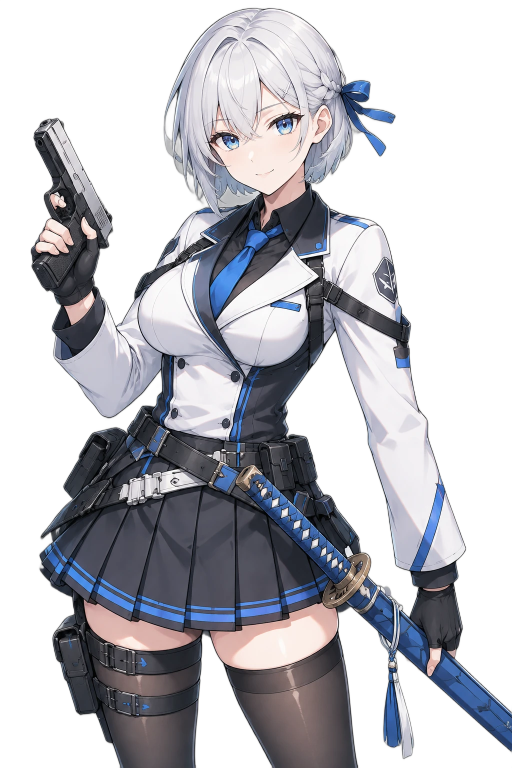
#> input picture pipeline/lab-assets/_repair/aya-orig.png, 1024 x 1536 px (shown at 1/2 size)
$ python -i gen_shop_cards.py   (imports and definitions only)
#> lines starting #> are read from the running program, lines starting #| are printed output that depends on the picture
"""商店皮肤的常服卡面。只调用 GPT /images/edits，不用 Grok。

局内 Q 版贴图不改。卡面已存在就跳过，一条只生成一次。
"""

import base64
import json
import subprocess
import sys
import time
from pathlib import Path

from PIL import Image

from masked_edit import BASE, KEY, PROXY, UA

ART = Path(r"E:\deepseek工作区\game-lab\sakurayo\latest\android-app\app\src\main\assets\game\art")
GACHA = ART / "gacha"
WORK = Path(r"E:\deepseek工作区\game-lab\assets\keyframes\shop-cards")
LOG = WORK / "log.txt"
STYLE = GACHA / "fashion_sayo_plain.webp"

WHO = {
    "sayo": "the purple-haired shrine gunner with violet eyes and one white sakura assault rifle",
    "aya": "the silver-haired officer with blue eyes, a blue hair ribbon, one pistol and one sheathed katana",
    "rion": "the black-haired swordswoman with red eyes, red hair ribbons and one sheathed katana",
}
CLOTH = {
    "techcoat": "a long neon-cyan tactical trench coat with faint circuit lines",
    "biodress": "a crimson biotech gown with organic vein patterns",
    "psirobe": "a starlight-purple psychic robe with constellation trim",
    "idol": "an apocalyptic stage costume with bright panels and a short cape",
    "apron": "a practical alchemy apron over her clothes, with reagent bottles",
    "summon": "a loose ghost-summoning night robe covered in paper talismans",
    "haori": "a dark kendo-club haori with wide sleeves",
    "festival": "a red-and-white festival miko outfit with sakura cords and a flower pin",
}
JOBS = []
# [3 lines not run here, left out]


# [5 lines left out: function log, not called in this run]


def sheet(idle: Path) -> Path:
#> called with idle = '../lab-assets/_repair/aya-orig.png'
    src = Image.open(idle).convert("RGBA")
    canvas = Image.new("RGB", (1024, 1536), (18, 12, 36))
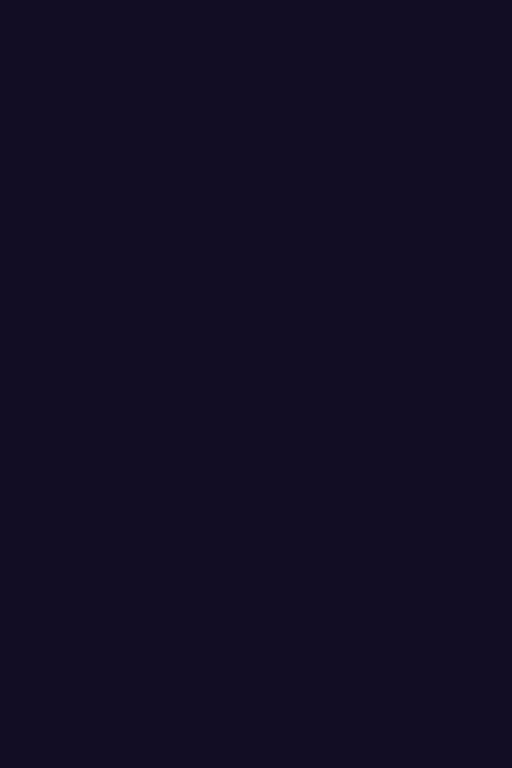
#> canvas: PIL image 1024x1536 RGB (shown at 1/2 size); mean R, G, B 18, 12, 36
    sprite = src.resize((720, 720), Image.Resampling.LANCZOS)
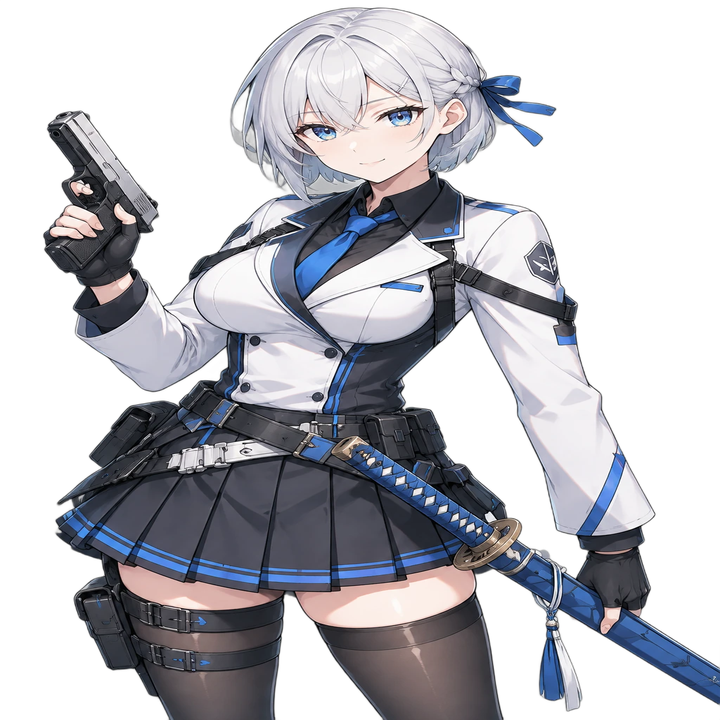
#> sprite: PIL image 720x720 RGBA; mean R, G, B, A 187.6, 187.9, 193.8, 255
    canvas.paste(sprite, (152, 280), sprite.split()[-1])
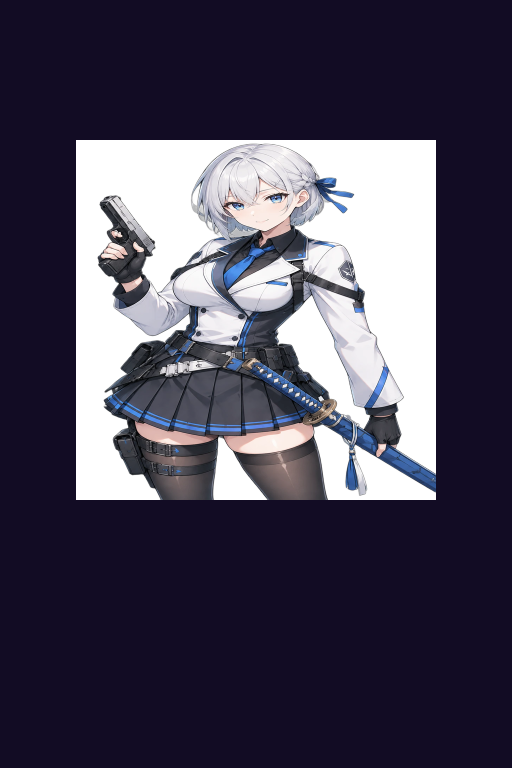
#> canvas: PIL image 1024x1536 RGB (shown at 1/2 size); mean R, G, B 73.9, 70, 88
#> (the run stopped early here; a loop or call above may not have finished)

$ run again, on pipeline/lab-assets/_repair/rion-orig.png
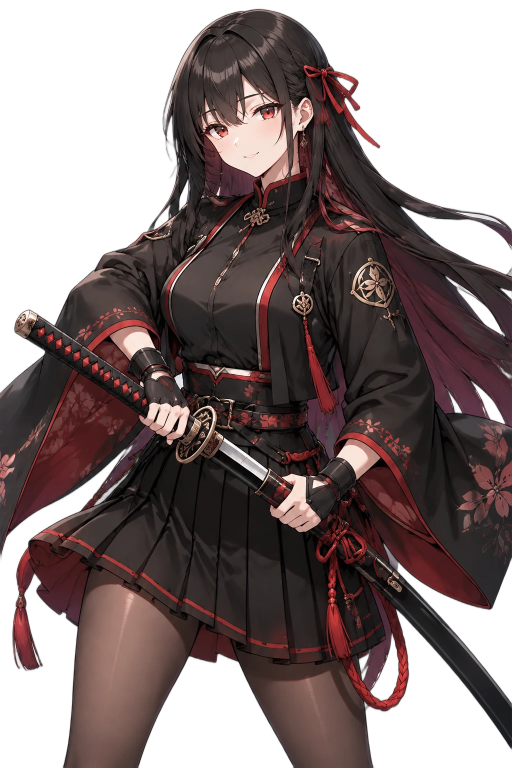
#> input picture pipeline/lab-assets/_repair/rion-orig.png, 1024 x 1536 px (shown at 1/2 size)
#> in sheet, `sprite = src.resize((720, 720), Image.Resampling.LANCZOS)`:
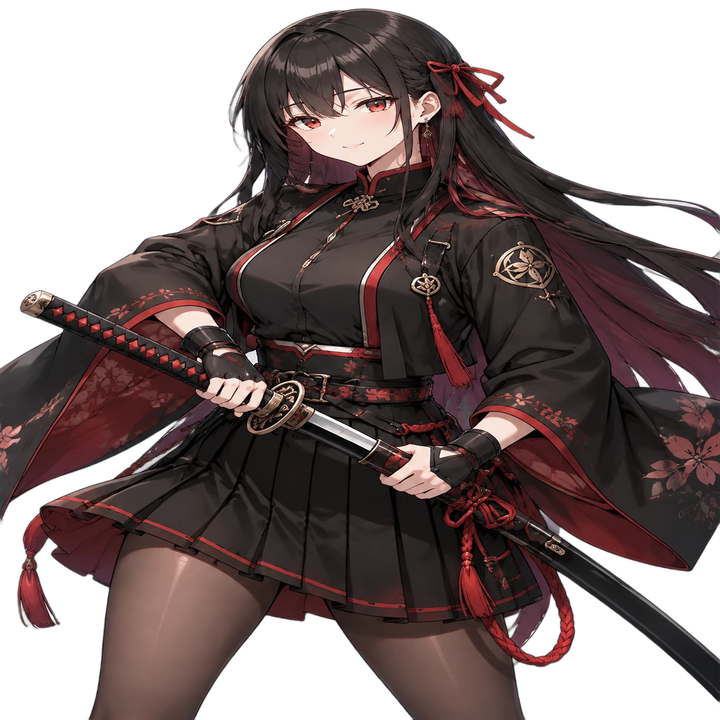
#> sprite: PIL image 720x720 RGBA; mean R, G, B, A 134.9, 121.5, 120.8, 255
#> in sheet, `canvas.paste(sprite, (152, 280), sprite.split()[-1])`:
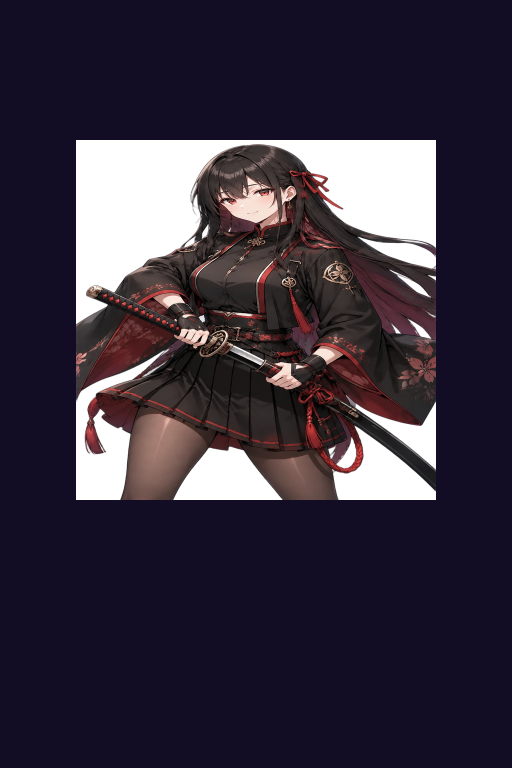
#> canvas: PIL image 1024x1536 RGB (shown at 1/2 size); mean R, G, B 56.5, 48.1, 63.9

$ run again, on pipeline/lab-assets/_repair/sayo-fixed.png
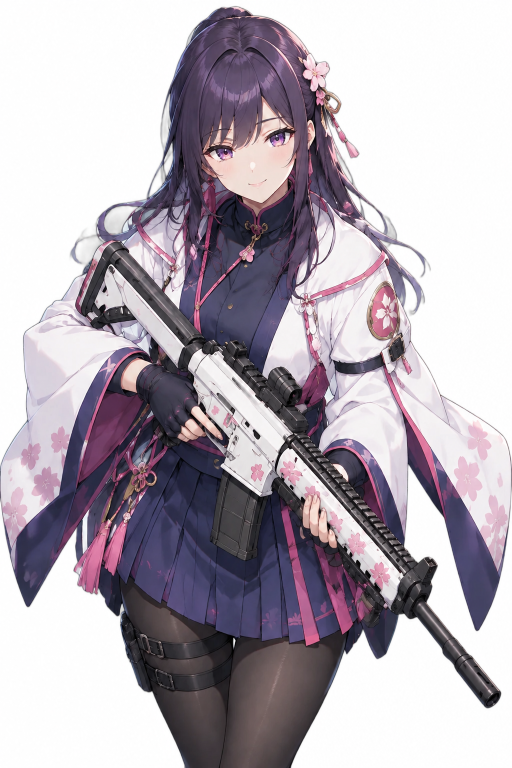
#> input picture pipeline/lab-assets/_repair/sayo-fixed.png, 1024 x 1536 px (shown at 1/2 size)
#> in sheet, `sprite = src.resize((720, 720), Image.Resampling.LANCZOS)`:
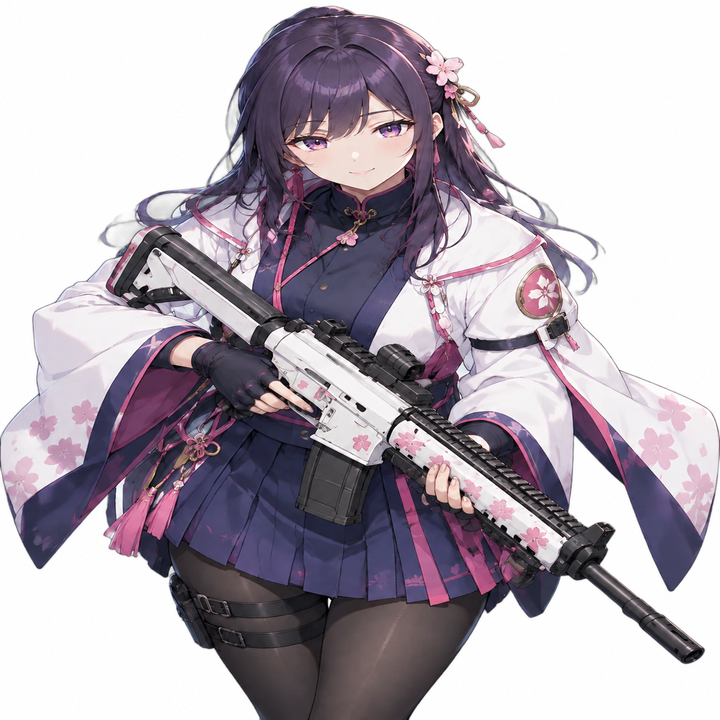
#> sprite: PIL image 720x720 RGBA; mean R, G, B, A 179.3, 171.5, 180.5, 255
#> in sheet, `canvas.paste(sprite, (152, 280), sprite.split()[-1])`:
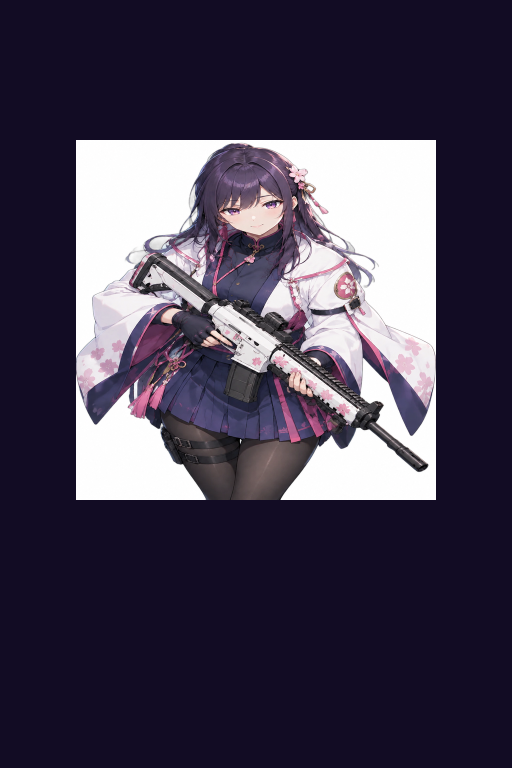
#> canvas: PIL image 1024x1536 RGB (shown at 1/2 size); mean R, G, B 71.2, 64.6, 83.6
